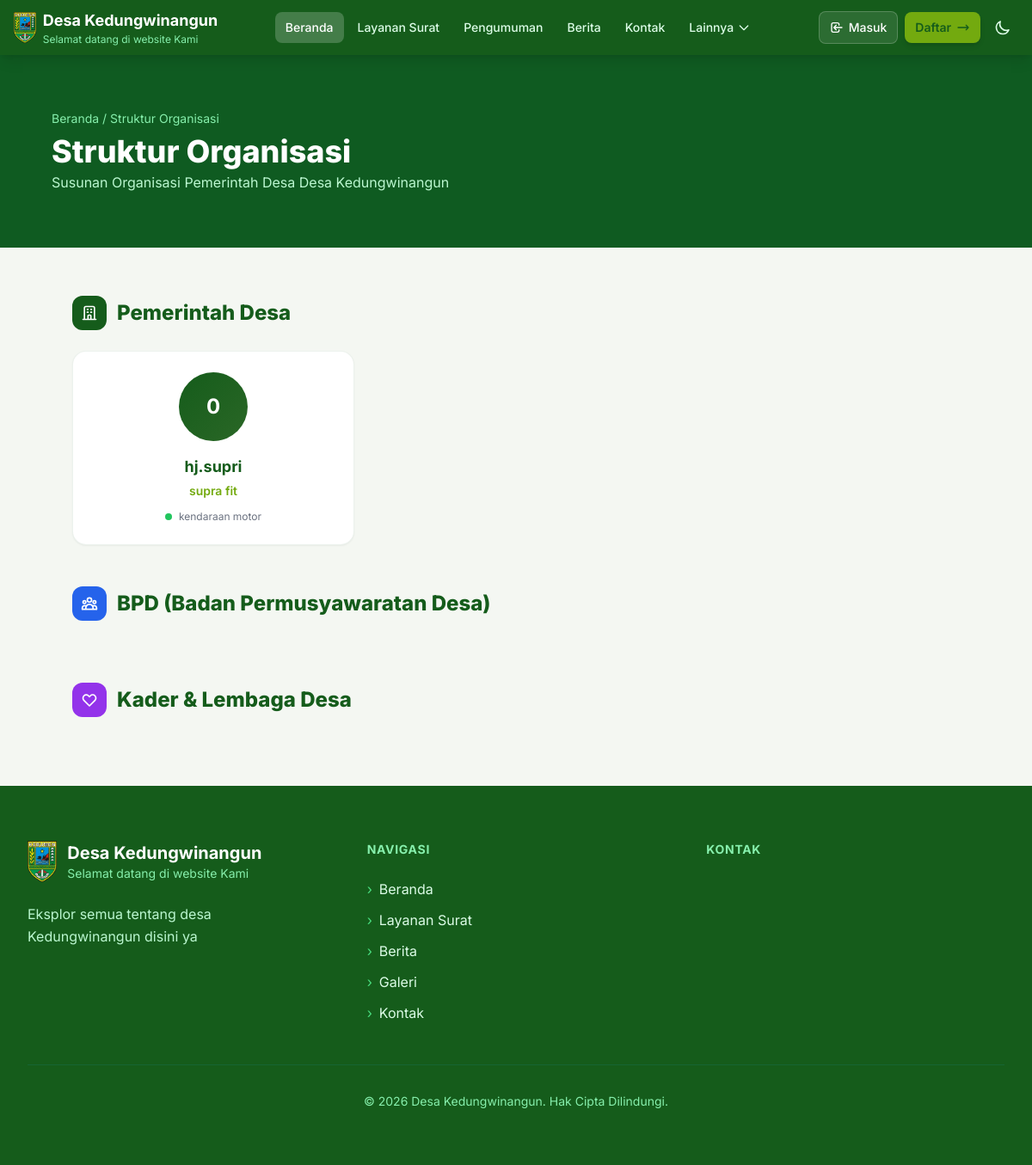
Page /struktur on the committed database.
### tables this page shows
CREATE TABLE config (
            key TEXT PRIMARY KEY,
            value TEXT
        );

CREATE TABLE struktur_organisasi (
            id INTEGER PRIMARY KEY AUTOINCREMENT,
            kategori TEXT NOT NULL,
            nama TEXT NOT NULL,
            jabatan TEXT,
            status TEXT,
            icon TEXT,
            no_urut INTEGER DEFAULT 0,
            created_at TIMESTAMP DEFAULT CURRENT_TIMESTAMP,
            updated_at TIMESTAMP DEFAULT CURRENT_TIMESTAMP
        );

### routes/public.py (the view)
@public_bp.route("/struktur")
def struktur():
    from datetime import datetime
    try:
        from models import get_all_pages, get_all_struktur
        desa_info = get_desa_info_with_maps()
        custom_pages = get_all_pages()
        struktur_list = get_all_struktur()
        grouped = {'pemerintah': [], 'bpd': [], 'rtrw': [], 'kader': []}
        for item in struktur_list:
            kat = item.get('kategori', '')
            if kat in grouped:
                grouped[kat].append(item)
        return render_template(
            "struktur.html",
            page={"title": "Struktur Organisasi"},
            desa=desa_info,
            nav_links=NAV_LINKS,
            tahun=datetime.now().year,
            site_name=desa_info['nama'],
            site_tagline=desa_info['tagline'],
            site_description=desa_info['deskripsi'],
            custom_pages=custom_pages,
            grouped_struktur=grouped,
        )
    except Exception as e:
        logger.error(f"Error loading struktur page: {str(e)}")
        flash('Terjadi kesalahan saat memuat halaman struktur', 'error')
        return redirect(url_for('public.index'))

### app.py (called while the page is built)
@app.context_processor
def inject_openrouter_key():
    return {
        'openrouter_api_key': environ.get('OPENROUTER_API_KEY', '')
    }

@app.context_processor
def inject_custom_pages():
    from models import get_all_pages
    return {'custom_pages_nav': get_all_pages()}

### models.py (called while the page is built)
def get_db_connection():
    conn = sqlite3.connect(Config.DB_NAME)
    conn.row_factory = sqlite3.Row
    return conn

def get_config(key, default=None):
    try:
        conn = get_db_connection()
        cursor = conn.cursor()
        cursor.execute('SELECT value FROM config WHERE key = ?', (key,))
        row = cursor.fetchone()
        conn.close()
        return row['value'] if row else (default if default is not None else DEFAULT_CONFIG.get(key, ''))
    except Exception as e:
        logger.error(f"Error getting config '{key}': {str(e)}")
        return default if default is not None else DEFAULT_CONFIG.get(key, '')

def get_desa_info():
    return {
        "nama": get_config("website_nama", DEFAULT_CONFIG["website_nama"]),
        "tagline": get_config("website_tagline", DEFAULT_CONFIG["website_tagline"]),
        "deskripsi": get_config("website_deskripsi", DEFAULT_CONFIG["website_deskripsi"]),
        "jumlah_dusun": 6,
        "jumlah_kasi": 3,
        "jumlah_kepala_desa": 1,
    }

def get_all_pages():
    try:
        conn = get_db_connection()
        cursor = conn.cursor()
        cursor.execute('SELECT * FROM pages WHERE active = 1 ORDER BY order_num ASC, title ASC')
        pages = [dict(row) for row in cursor.fetchall()]
        conn.close()
        return pages
    except Exception as e:
        logger.error(f"Error getting all pages: {str(e)}")
        return []

def get_all_struktur():
    try:
        conn = get_db_connection()
        cursor = conn.cursor()
        cursor.execute('SELECT * FROM struktur_organisasi ORDER BY kategori, no_urut ASC')
        items = [dict(row) for row in cursor.fetchall()]
        conn.close()
        return items
    except Exception as e:
        logger.error(f"Error getting all struktur: {str(e)}")
        return []

### routes/public.py (called while the page is built)
def get_desa_info_with_maps():
    info = get_desa_info()
    info['maps_embed_url'] = MAPS_EMBED_URL
    info['dusun'] = DUSUN_DATA
    return info

### templates/struktur.html (shortened to what this page needs)
<!DOCTYPE html>
<html lang="id">
<head>
    <script src="https://cdn.tailwindcss.com"></script>
    <link rel="stylesheet" href="{{ url_for('static', filename='styles.css') }}">
</head>
<body>
    {% include 'partials/navbar.html' %}
    <div class="bg-[#0F5B21] px-6 py-10 md:px-[5%] md:py-16 text-white">
        <p class="text-xs md:text-sm text-green-300 mb-2">
            <a href="{{ url_for('public.index') }}" class="hover:underline">Beranda</a> / Struktur Organisasi
        </p>
        <h1 class="text-2xl md:text-4xl font-extrabold">Struktur Organisasi</h1>
        <p class="text-sm md:text-base text-green-200 mt-1">Susunan Organisasi Pemerintah Desa {{ desa.nama }}</p>
    </div>
    <div class="px-6 py-10 md:px-[5%] md:py-14 max-w-6xl mx-auto">
        <section class="mb-12">
            <h2 class="text-[#155C1B] text-xl md:text-2xl font-extrabold mb-6 flex items-center gap-3">
                <span class="w-10 h-10 rounded-xl bg-[#155C1B] flex items-center justify-center">
                    <svg class="w-5 h-5 text-white" fill="none" stroke="currentColor" viewBox="0 0 24 24">
                        <path stroke-linecap="round" stroke-linejoin="round" stroke-width="2" d="M19 21V5a2 2 0 00-2-2H7a2 2 0 00-2 2v16m14 0h2m-2 0h-5m-9 0H3m2 0h5M9 7h1m-1 4h1m4-4h1m-1 4h1m-5 10v-5a1 1 0 011-1h2a1 1 0 011 1v5m-4 0h4"/>
                    </svg>
                </span>
                Pemerintah Desa
            </h2>
            <div class="grid grid-cols-1 md:grid-cols-2 lg:grid-cols-3 gap-6">
                {% for item in grouped_struktur.pemerintah %}
                <div class="bg-white rounded-2xl p-6 shadow-sm border border-[rgba(21,92,27,0.08)] hover:shadow-lg hover:-translate-y-1 transition-all duration-300">
                    <div class="w-20 h-20 mx-auto mb-4 rounded-full bg-gradient-to-br from-[#155C1B] to-[#2A6726] flex items-center justify-center text-white text-2xl font-bold">
                        {{ (item.icon or '👤') if item.icon else item.nama[0]|upper }}
                    </div>
                    <h3 class="text-[#155C1B] font-bold text-lg text-center mb-1">{{ item.nama }}</h3>
                    <p class="text-[#73AA0F] font-semibold text-sm text-center mb-3">{{ item.jabatan or '' }}</p>
                    <div class="flex items-center justify-center gap-2 text-gray-500 text-xs">
                        <span class="w-2 h-2 rounded-full bg-green-500"></span>
                        {{ item.status or '' }}
                    </div>
                </div>
                {% endfor %}
            </div>
        </section>
        <section class="mb-12">
            <h2 class="text-[#155C1B] text-xl md:text-2xl font-extrabold mb-6 flex items-center gap-3">
                <span class="w-10 h-10 rounded-xl bg-blue-600 flex items-center justify-center">
                </span>
                BPD (Badan Permusyawaratan Desa)
            </h2>
        </section>
        <section>
            <h2 class="text-[#155C1B] text-xl md:text-2xl font-extrabold mb-6 flex items-center gap-3">
                <span class="w-10 h-10 rounded-xl bg-purple-600 flex items-center justify-center">
                    <svg class="w-5 h-5 text-white" fill="none" stroke="currentColor" viewBox="0 0 24 24">
                        <path stroke-linecap="round" stroke-linejoin="round" stroke-width="2" d="M4.318 6.318a4.5 4.5 0 000 6.364L12 20.364l7.682-7.682a4.5 4.5 0 00-6.364-6.364L12 7.636l-1.318-1.318a4.5 4.5 0 00-6.364 0z"/>
                    </svg>
                </span>
                Kader & Lembaga Desa
            </h2>
        </section>
    </div>
    {% include 'partials/footer.html' %}
</body>
</html>

### templates/partials/navbar.html (shortened to what this page needs)
<nav class="bg-[#155C1B] sticky top-0 z-50 shadow-lg">
    <div class="max-w-7xl mx-auto px-4">
        <div class="flex items-center justify-between h-14 md:h-16">
            <a href="{{ url_for('public.index') }}" class="flex items-center gap-2">
                <img src="{{ url_for('static', filename='images/kebumen.png') }}" alt="Logo" class="h-9 w-auto">
                <div class="hidden sm:block">
                    <div class="text-white font-bold text-sm md:text-lg">{{ site_name or 'Desa' }}</div>
                    <div class="text-green-300 text-[10px] md:text-xs">{{ site_tagline or '' }}</div>
                </div>
            </a>
            <div class="hidden lg:flex items-center gap-1">
                {% for link in nav_links %}
                <a href="{{ link.href }}" class="px-3 py-2 rounded-lg text-sm font-medium transition-colors
                       {% if link.active %}bg-white/20 text-white{% else %}text-green-100 hover:bg-white/10 hover:text-white{% endif %}">
                    {{ link.label }}
                </a>
                {% endfor %}
                <div class="relative" x-data="{ open: false }">
                    <button @click="open = !open" @click.away="open = false"
                            class="px-3 py-2 rounded-lg text-sm font-medium transition-colors flex items-center gap-1 text-green-100 hover:bg-white/10 hover:text-white">
                        Lainnya
                        <svg class="w-4 h-4 transition-transform" :class="{'rotate-180': open}" fill="none" stroke="currentColor" viewBox="0 0 24 24">
                            <path stroke-linecap="round" stroke-linejoin="round" stroke-width="2" d="M19 9l-7 7-7-7"/>
                        </svg>
                    </button>
                </div>
            </div>
            <div class="flex items-center gap-1 md:gap-2">
                {% if not session.user_logged_in %}
                <div class="hidden md:flex items-center gap-2">
                    <a href="{{ url_for('user.login') }}" class="flex items-center gap-1.5 px-3 py-2 rounded-lg text-white text-sm font-medium bg-white/10 hover:bg-white/20 border border-white/20 transition-all">
                        <svg class="w-4 h-4" fill="none" stroke="currentColor" viewBox="0 0 24 24">
                            <path stroke-linecap="round" stroke-linejoin="round" stroke-width="2" d="M11 16l-4-4m0 0l4-4m-4 4h14m-5 4v1a3 3 0 01-3 3H6a3 3 0 01-3-3V7a3 3 0 013-3h7a3 3 0 013 3v1"/>
                        </svg>
                        Masuk
                    </a>
                    <a href="{{ url_for('user.register') }}" class="flex items-center gap-1.5 px-3 py-2 rounded-lg text-[#155C1B] text-sm font-semibold bg-[#73AA0F] hover:bg-[#63930b] shadow-md transition-all">
                        Daftar
                        <svg class="w-4 h-4" fill="none" stroke="currentColor" viewBox="0 0 24 24">
                            <path stroke-linecap="round" stroke-linejoin="round" stroke-width="2" d="M17 8l4 4m0 0l-4 4m4-4H3"/>
                        </svg>
                    </a>
                </div>
                {% endif %}
                <button id="btn-dark" class="p-2 rounded-lg text-green-100 hover:bg-white/10 transition-colors" aria-label="Dark mode">
                    <svg id="icon-moon" class="w-5 h-5" fill="none" stroke="currentColor" viewBox="0 0 24 24">
                        <path stroke-linecap="round" stroke-linejoin="round" stroke-width="2" d="M20.354 15.354A9 9 0 018.646 3.646 9.003 9.003 0 0012 21a9.003 9.003 0 008.354-5.646z"/>
                    </svg>
                </button>
            </div>
        </div>
    </div>
</nav>

### templates/partials/footer.html (shortened to what this page needs)
<footer class="bg-[#155C1B] text-white">
    <div class="max-w-7xl mx-auto px-4 sm:px-6 lg:px-8 py-16">
        <div class="grid grid-cols-1 md:grid-cols-3 gap-12">
            <div class="reveal-footer">
                <a href="{{ url_for('public.index') }}" class="flex items-center gap-3 mb-6 group">
                    <img src="{{ url_for('static', filename='images/kebumen.png') }}" alt="Logo" class="h-12 w-auto transition-transform duration-300 group-hover:scale-105">
                    <div>
                        <h3 class="font-bold text-xl">{{ site_name or 'Desa' }}</h3>
                        <p class="text-green-300 text-sm">{{ site_tagline or '' }}</p>
                    </div>
                </a>
                <p class="text-green-200 leading-relaxed mb-6">{{ site_description or '' }}</p>
            </div>
            <div class="reveal-footer" style="transition-delay: 0.1s;">
                <h4 class="font-bold text-lg mb-6 text-green-300 uppercase tracking-wider text-sm">Navigasi</h4>
                <ul class="space-y-3">
                    <li>
                        <a href="{{ url_for('public.index') }}" class="text-green-100 hover:text-white transition-colors duration-200 flex items-center gap-2 group">
                            <span class="text-green-400 group-hover:translate-x-1 transition-transform duration-200">›</span>
                            Beranda
                        </a>
                    </li>
                    <li>
                        <a href="{{ url_for('public.layanan') }}" class="text-green-100 hover:text-white transition-colors duration-200 flex items-center gap-2 group">
                            <span class="text-green-400 group-hover:translate-x-1 transition-transform duration-200">›</span>
                            Layanan Surat
                        </a>
                    </li>
                    <li>
                        <a href="{{ url_for('public.berita') }}" class="text-green-100 hover:text-white transition-colors duration-200 flex items-center gap-2 group">
                            <span class="text-green-400 group-hover:translate-x-1 transition-transform duration-200">›</span>
                            Berita
                        </a>
                    </li>
                    <li>
                        <a href="{{ url_for('public.galeri') }}" class="text-green-100 hover:text-white transition-colors duration-200 flex items-center gap-2 group">
                            <span class="text-green-400 group-hover:translate-x-1 transition-transform duration-200">›</span>
                            Galeri
                        </a>
                    </li>
                    <li>
                        <a href="{{ url_for('public.kontak') }}" class="text-green-100 hover:text-white transition-colors duration-200 flex items-center gap-2 group">
                            <span class="text-green-400 group-hover:translate-x-1 transition-transform duration-200">›</span>
                            Kontak
                        </a>
                    </li>
                </ul>
            </div>
            <div class="reveal-footer" style="transition-delay: 0.2s;">
                <h4 class="font-bold text-lg mb-6 text-green-300 uppercase tracking-wider text-sm">Kontak</h4>
            </div>
        </div>
        <div class="mt-12 pt-8 border-t border-green-800 text-center">
            <p class="text-green-300 text-sm">© {{ tahun }} {{ site_name or 'Desa' }}. Hak Cipta Dilindungi.</p>
        </div>
    </div>
</footer>

### static/styles.css (style rules this page uses)
*, *::before, *::after { box-sizing: border-box; }

### templates/struktur.html (style rules this page uses)
* { margin: 0; padding: 0; box-sizing: border-box; }
body { font-family: 'Inter', sans-serif; background: #f4f7f2; }

### rows in the picture
config: value "Desa Kedungwinangun", nama "Desa Kedungwinangun"
config: value "Selamat datang di website Kami"
struktur_organisasi: icon "0", nama "hj.supri", jabatan "supra fit", status "kendaraan motor"
config: value "Eksplor semua tentang desa Kedungwinangun disini ya"

### other values in the picture
{{ link.label }} "Beranda" "Layanan Surat" "Pengumuman" "Berita" "Kontak"
